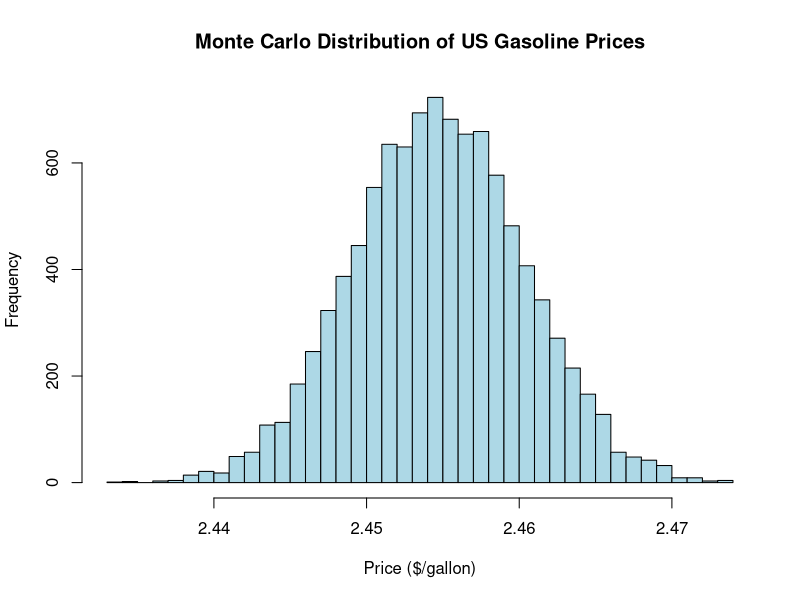

Source code (R):
############################################################
# US GASOLINE PRICE MODELING WITH MONTE CARLO SIMULATION
# Conventional predictors + multiple models
# Author: ---
############################################################


############################################################
# 1. LOAD LIBRARIES
############################################################

library(tidyverse)
library(lubridate)
library(glmnet)
library(randomForest)
library(forecast)
library(MASS)

set.seed(123)


############################################################
# 2. CREATE (PLACEHOLDER) DATA STRUCTURE
# Replace this section with EIA / FRED / BLS data pulls
############################################################

n <- 250  # weekly observations (~5 years)

data <- tibble(
  date = seq.Date(from = as.Date("2020-01-03"), by = "week", length.out = n),
  gas_price = 2.5 + cumsum(rnorm(n, 0, 0.03)),     # $/gallon
  crude_oil = 60 + cumsum(rnorm(n, 0, 1)),         # $/barrel
  refinery_util = 85 + rnorm(n, 0, 2),             # %
  gasoline_inventory = 230 + rnorm(n, 0, 5),       # million barrels
  cpi = 260 + cumsum(rnorm(n, 0.05, 0.02)),        # index
  unemployment = 5 + rnorm(n, 0, 0.4),             # %
  usd_index = 100 + rnorm(n, 0, 1)                 # USD strength
)


############################################################
# 3. FEATURE ENGINEERING
############################################################

data <- data %>%
  mutate(
    week = week(date),
    log_crude = log(crude_oil),
    summer = if_else(week %in% 18:40, 1, 0),    # driving season
    lag_gas_price = lag(gas_price, 1)
  ) %>%
  drop_na()


############################################################
# 4. TRAIN / TEST SPLIT
############################################################

split_point <- floor(0.8 * nrow(data))

train <- data[1:split_point, ]
test  <- data[(split_point + 1):nrow(data), ]


############################################################
# 5. MODEL 1: LINEAR REGRESSION (ECONOMIC BASELINE)
############################################################

lm_model <- lm(
  gas_price ~ log_crude + refinery_util + gasoline_inventory +
    cpi + unemployment + usd_index + summer + lag_gas_price,
  data = train
)


############################################################
# 6. MODEL 2: LASSO REGRESSION (REGULARIZED)
############################################################

x_train <- model.matrix(gas_price ~ . -date -week, train)[, -1]
y_train <- train$gas_price

x_test <- model.matrix(gas_price ~ . -date -week, test)[, -1]

cv_lasso <- cv.glmnet(x_train, y_train, alpha = 1)
lasso_model <- glmnet(
  x_train,
  y_train,
  alpha = 1,
  lambda = cv_lasso$lambda.min
)


############################################################
# 7. MODEL 3: RANDOM FOREST (NONLINEAR)
############################################################

rf_model <- randomForest(
  gas_price ~ log_crude + refinery_util + gasoline_inventory +
    cpi + unemployment + usd_index + summer + lag_gas_price,
  data = train,
  ntree = 500,
  importance = TRUE
)


############################################################
# 8. MODEL EVALUATION (RMSE)
############################################################

rmse <- function(actual, predicted) {
  sqrt(mean((actual - predicted)^2))
}

results <- tibble(
  Model = c("Linear", "LASSO", "Random Forest"),
  RMSE = c(
    rmse(test$gas_price, predict(lm_model, test)),
    rmse(test$gas_price, predict(lasso_model, x_test)),
    rmse(test$gas_price, predict(rf_model, test))
  )
)

print(results)


############################################################
# 9. MONTE CARLO SETUP
# Simulate uncertainty in economic/energy predictors
############################################################

predictors <- train %>%
  dplyr::select(
    log_crude,
    refinery_util,
    gasoline_inventory,
    cpi,
    unemployment,
    usd_index
  )


mu <- colMeans(predictors)
Sigma <- cov(predictors)


############################################################
# 10. MONTE CARLO SIMULATION
############################################################

n_sim <- 10000

sim_predictors <- mvrnorm(
  n = n_sim,
  mu = mu,
  Sigma = Sigma
) %>%
  as.data.frame()

sim_predictors <- sim_predictors %>%
  mutate(
    summer = 1,
    lag_gas_price = tail(train$gas_price, 1)
  )


############################################################
# 11. SIMULATED GASOLINE PRICES
############################################################

sim_prices <- predict(
  lm_model,
  newdata = sim_predictors
)


############################################################
# 12. MONTE CARLO RESULTS
############################################################

print(summary(sim_prices))

print(
  quantile(sim_prices, probs = c(0.05, 0.50, 0.95))
)

hist(
  sim_prices,
  breaks = 50,
  col = "lightblue",
  main = "Monte Carlo Distribution of US Gasoline Prices",
  xlab = "Price ($/gallon)"
)


############################################################
# END OF SCRIPT
############################################################
